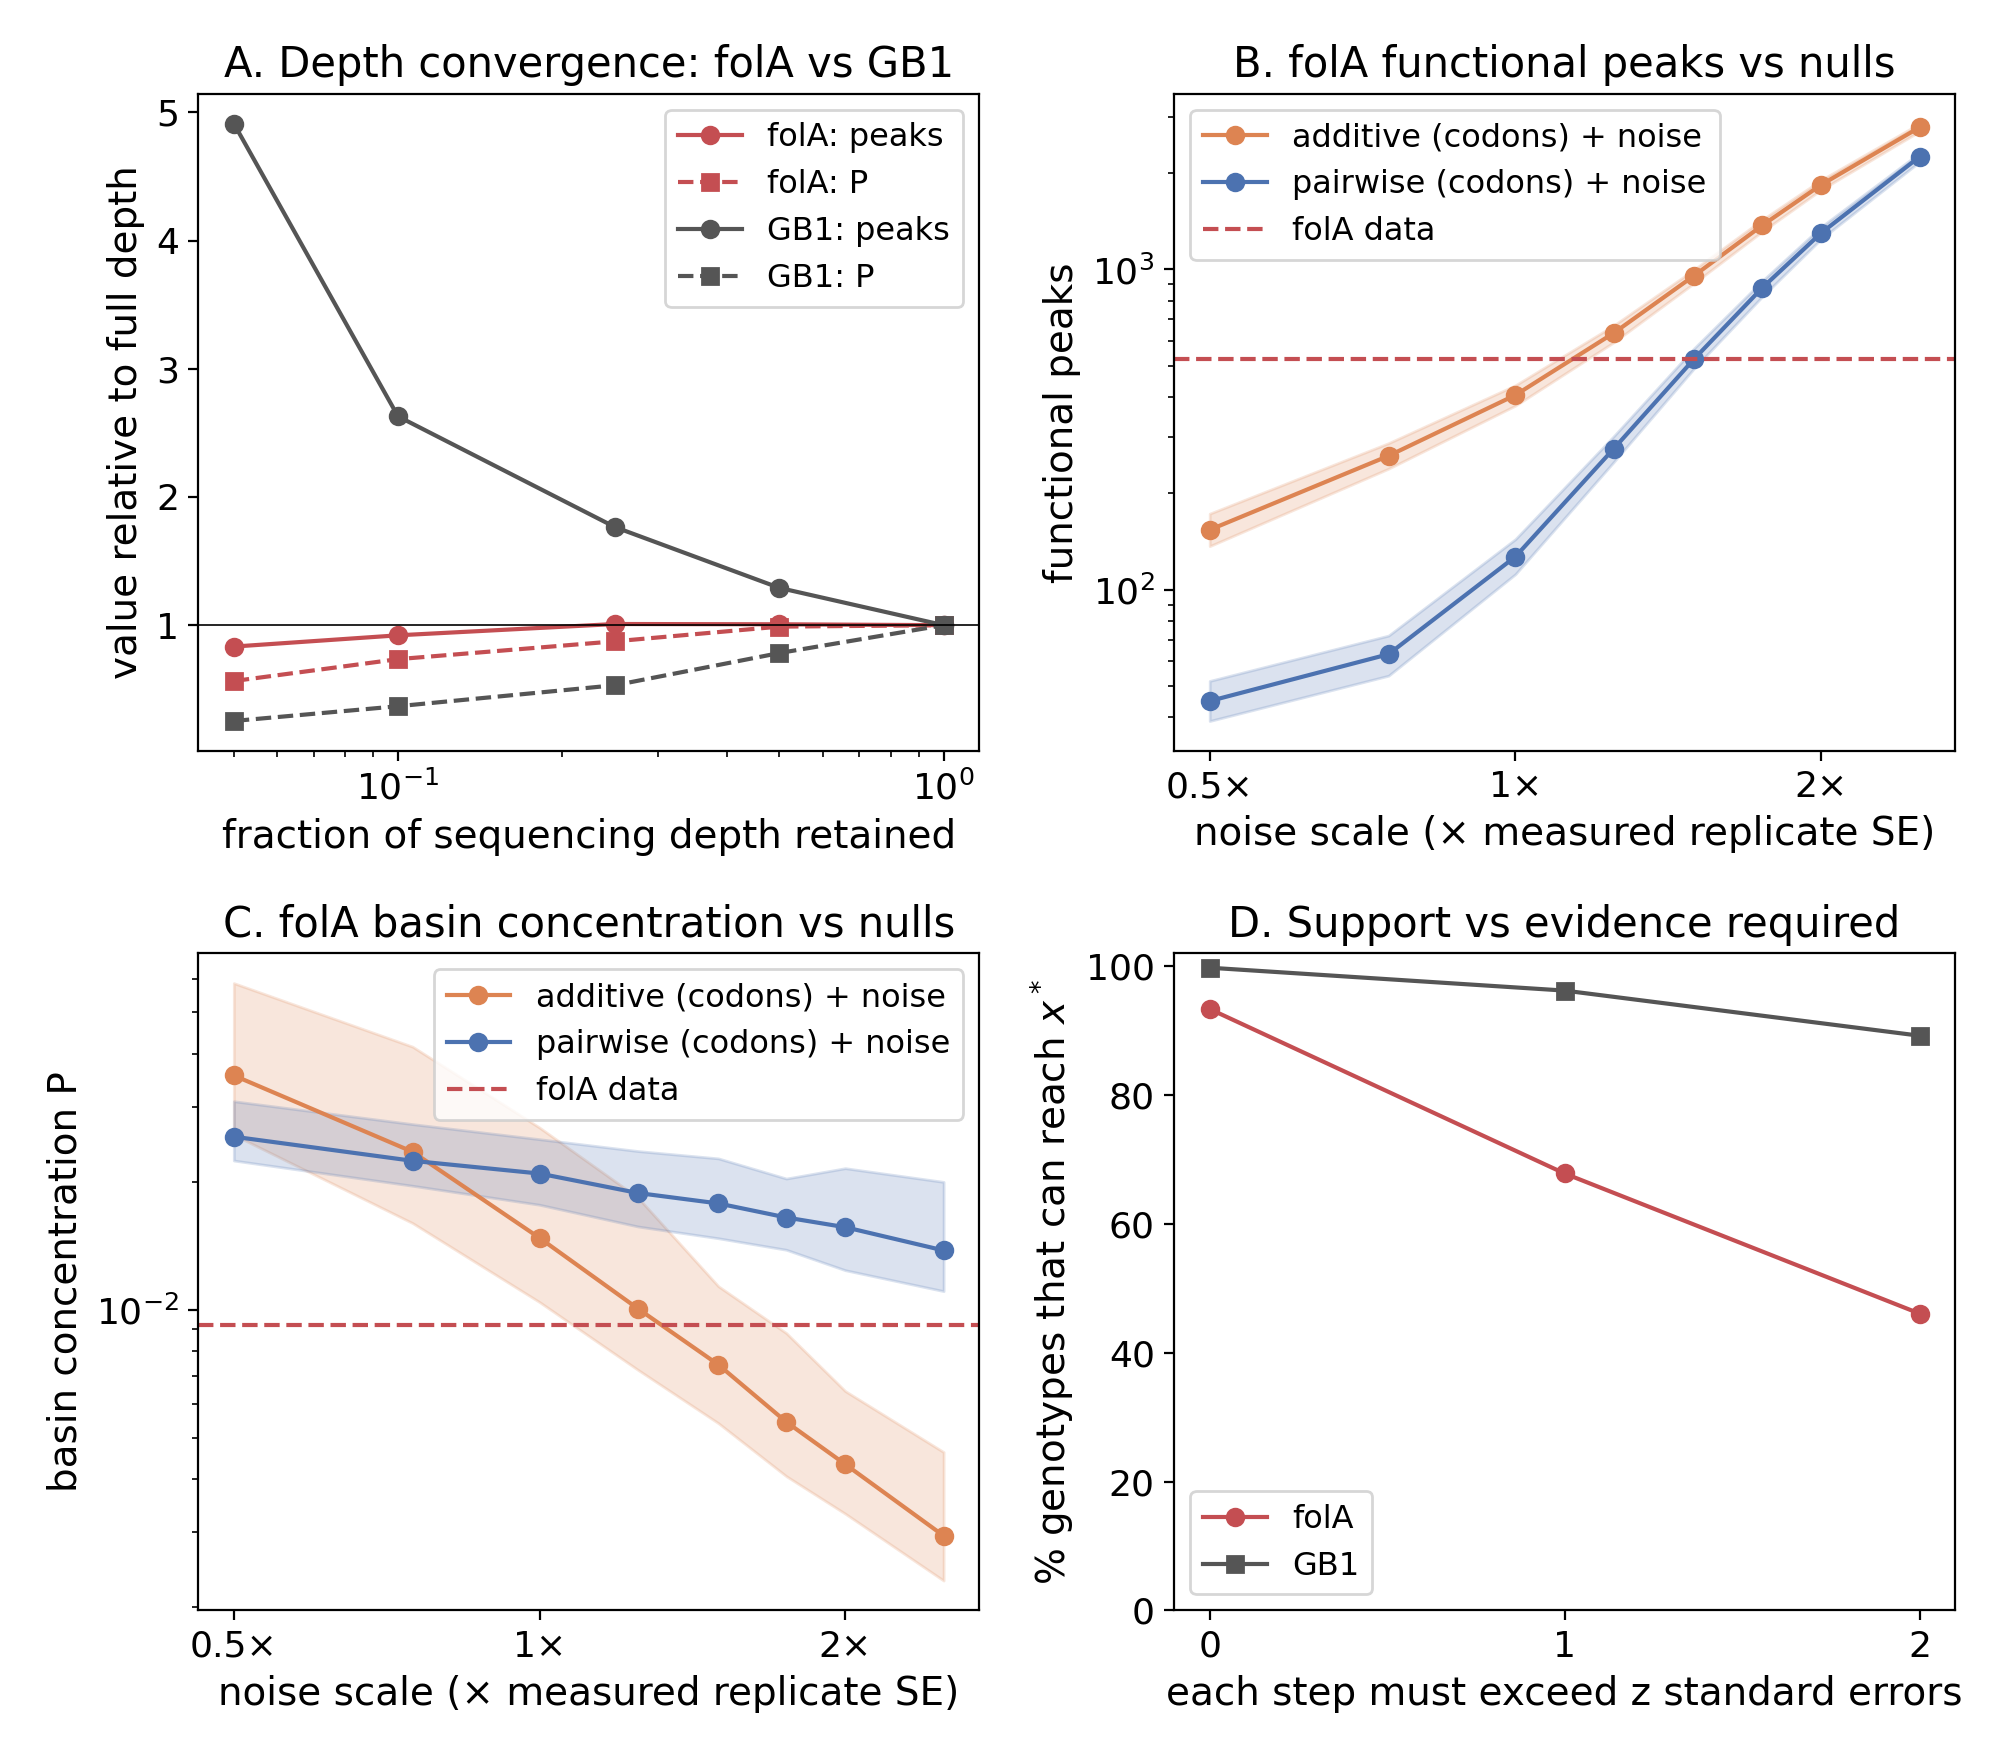

The Python source for this figure:
import json, numpy as np
import matplotlib; matplotlib.use('Agg')
import matplotlib.pyplot as plt
plt.rcParams.update({'font.size':15,'axes.titlesize':15,'axes.labelsize':14,
                     'xtick.labelsize':13,'ytick.labelsize':13,'legend.fontsize':11.5})
A = json.load(open('robust_folA_results.json')); G = json.load(open('robust_results.json'))
GD = json.load(open('robust_depth_results.json')); GR = json.load(open('robust_folA_grid_results.json'))
C = {'1':'#DD8452', '2':'#4C72B0', 'data':'#C44E52', 'gb1':'#555555'}
cs = GR['scales']
fig, ax = plt.subplots(2, 2, figsize=(10, 8.8))

# A: thinning, folA vs GB1 (peaks relative to full depth)
for src, rows, col, name in [('folA', A['thin'], C['data'], 'folA'), ('GB1', GD['thin'], C['gb1'], 'GB1')]:
    q = [r['q'] for r in rows]; p0 = rows[-1]['peaks']; P0 = rows[-1]['P']
    ax[0,0].semilogx(q, [r['peaks']/p0 for r in rows], 'o-', color=col, label=f'{name}: peaks')
    ax[0,0].semilogx(q, [r['P']/P0 for r in rows], 's--', color=col, label=f'{name}: P')
ax[0,0].axhline(1, color='k', lw=0.6)
ax[0,0].set_xlabel('fraction of sequencing depth retained'); ax[0,0].set_ylabel('value relative to full depth')
ax[0,0].legend(); ax[0,0].set_title('A. Depth convergence: folA vs GB1')

# B, C: null versus noise scale
for panel, key, ylab, title in [(ax[0,1], 'func_peaks', 'functional peaks', 'B. folA functional peaks vs nulls'),
                                (ax[1,0], 'P', 'basin concentration P', 'C. folA basin concentration vs nulls')]:
    for k, name in [('1','additive (codons)'), ('2','pairwise (codons)')]:
        reps = [GR['null'][k][str(float(c))][key] for c in cs]
        m = [np.median(v) for v in reps]; lo = [np.quantile(v, .025) for v in reps]; hi = [np.quantile(v, .975) for v in reps]
        panel.plot(cs, m, 'o-', color=C[k], label=f'{name} + noise'); panel.fill_between(cs, lo, hi, color=C[k], alpha=0.2)
    panel.axhline(A['data']['0'][key], color=C['data'], ls='--', label='folA data')
    panel.set_xscale('log', base=2); panel.set_xticks([0.5, 1, 2]); panel.set_xticklabels(['0.5×','1×','2×'])
    panel.set_xlabel('noise scale (× measured replicate SE)'); panel.set_ylabel(ylab); panel.set_yscale('log')
    panel.legend(); panel.set_title(title)

# D: support vs significance threshold, both landscapes
zs = [0, 1, 2]
ax[1,1].plot(zs, [100*A['data'][str(z)]['support'] for z in zs], 'o-', color=C['data'], label='folA')
ax[1,1].plot(zs, [100*G['models']['4'][str(z)]['support'] for z in zs], 's-', color=C['gb1'], label='GB1')
ax[1,1].set_xticks(zs); ax[1,1].set_xlabel('each step must exceed z standard errors')
ax[1,1].set_ylabel('% genotypes that can reach $x^*$'); ax[1,1].set_ylim(0, 102)
ax[1,1].legend(); ax[1,1].set_title('D. Support vs evidence required')
plt.tight_layout(); plt.savefig('fig_folA.png', dpi=200); print('saved')
